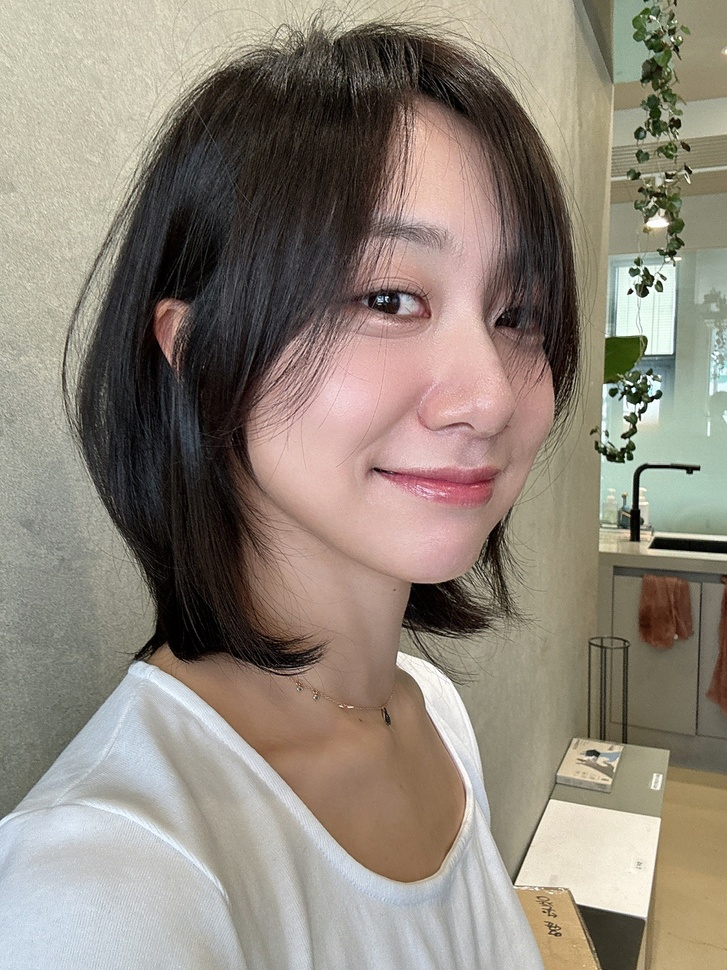
#> input picture _intray_헤어사진/00_7816.jpg, 727 x 970 px, shrunk from 1080 x 1440 before the run
$ python tone_match.py '../../_intray_헤어사진/00_7816.jpg' --out out.png
#> lines starting #> are read from the running program, lines starting #| are printed output that depends on the picture
#!/usr/bin/env python3
# -*- coding: utf-8 -*-
"""톤 정합 — 여러 소재를 한 게시물 안에서 같은 톤으로 맞춘다 (이 방 전용).

그레이딩(film_grade.py)은 '룩'을 건다. 이건 그 위에서 **장별 편차를 없앤다.**
맞추는 값 3개: 블랙포인트 · 밝기 · 따뜻함(R-B). 채도는 장면이 정하므로 건드리지 않는다.
  python3 rooms/낙타방/tone_match.py <입력들...> --out <폴더> [--black 23 --rb 7 --bright 105]
"""
import sys, pathlib, argparse
import numpy as np
from PIL import Image

def stats(a):
    r,g,b=a[...,0],a[...,1],a[...,2]
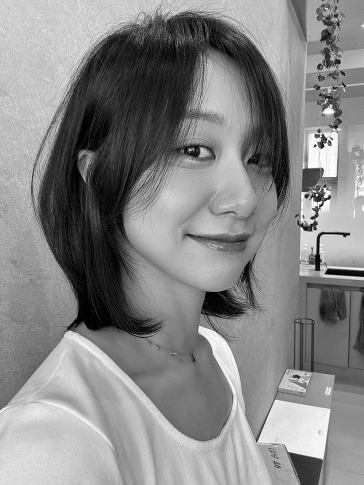
#> g: shape (970, 727) float64 (shown at 1/2 size); min 0, max 255, mean 134.1
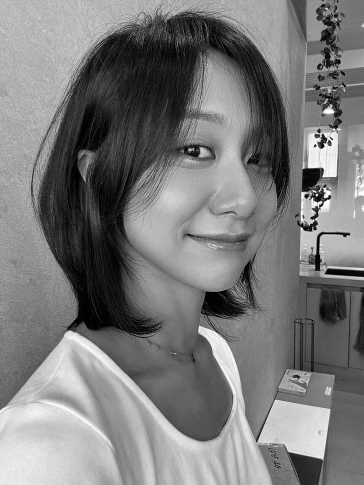
#> b: shape (970, 727) float64 (shown at 1/2 size); min 0, max 255, mean 122.2
    lum=0.299*r+0.587*g+0.114*b
    mx,mn=a.max(2),a.min(2)
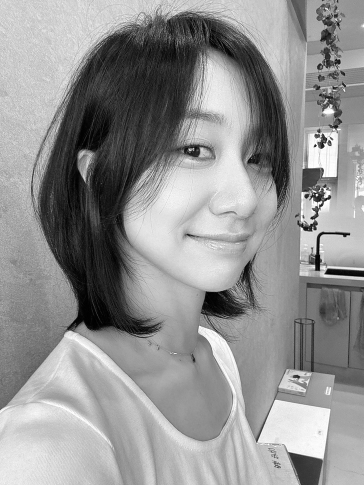
#> mx: shape (970, 727) float64 (shown at 1/2 size); min 0, max 255, mean 145.9
    sat=(np.where(mx>0,(mx-mn)/np.maximum(mx,1),0)*100).mean()
#> sat = 20.66
    return dict(black=np.percentile(lum,5), bright=lum.mean(),
                rb=(r-b).mean(), sat=sat, p95=np.percentile(lum,95))

def match(path, out, tb, trb, tbr):
    a=np.asarray(Image.open(path).convert("RGB")).astype(float)
    s=stats(a)
#> s = {'black': 21.89, 'bright': 135.5, 'rb': 21.35, 'sat': 20.66, 'p95': 215.8}
    # 1) 블랙포인트/밝기 — 선형 (lift, gain)
    gain=(tbr-tb)/max(s["bright"]-s["black"],1e-6)
#> gain = 0.722
    a=(a-s["black"])*gain+tb
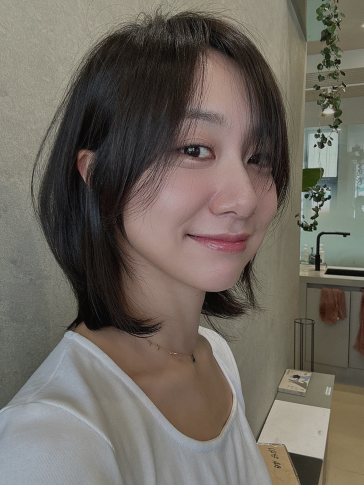
#> a: shape (970, 727, 3) float64 (shown at 1/2 size); mean R, G, B 110.7, 103.9, 95.3
    # 2) 따뜻함 — R/B 를 반대로 밀어 R-B 만 조정 (밝기 보존)
    d=(trb-stats(a)["rb"])/2.0
#> in stats (call 2), `r,g,b=a[...,0],a[...,1],a[...,2]`:
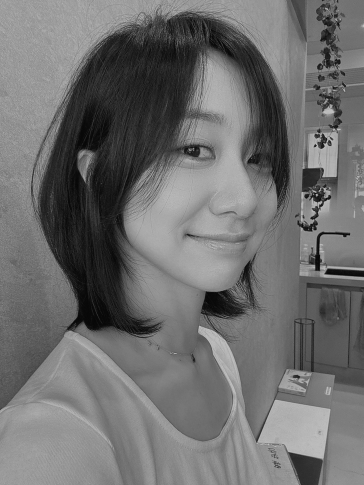
#> r: shape (970, 727) float64 (shown at 1/2 size); min 7.2, max 191.2, mean 110.7
#> in stats (call 2), `r,g,b=a[...,0],a[...,1],a[...,2]`:
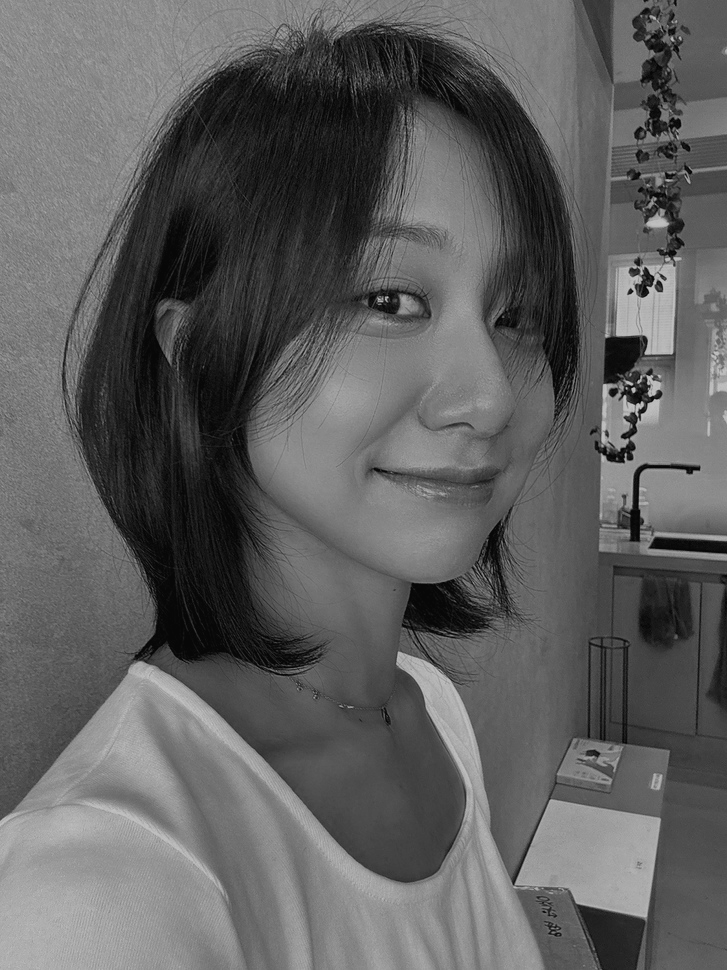
#> b: shape (970, 727) float64; min 7.2, max 191.2, mean 95.3
#> in stats (call 2), `sat=(np.where(mx>0,(mx-mn)/np.maximum(mx,1),0)*100).mean()`: sat = 17.83
#> d = -4.2
    a[...,0]+=d; a[...,2]-=d
    a=np.clip(a,0,255).astype(np.uint8)
    Image.fromarray(a).save(out, quality=95)
    return s, stats(a.astype(float))

if __name__=="__main__":
    ap=argparse.ArgumentParser(); ap.add_argument("src",nargs="+"); ap.add_argument("--out",required=True)
    ap.add_argument("--black",type=float,default=23.0); ap.add_argument("--rb",type=float,default=7.0)
    ap.add_argument("--bright",type=float,default=105.0)
    x=ap.parse_args(); od=pathlib.Path(x.out); od.mkdir(parents=True,exist_ok=True)
    for p in x.src:
        p=pathlib.Path(p); o=od/p.name
        b,a=match(p,o,x.black,x.rb,x.bright)
#> b has the same summary as s in match; a = {'black': 21.71, 'bright': 103.7, 'rb': 7.01, 'sat': 14.79, 'p95': 161.5}
        print(f"{p.name:34s} 블랙 {b['black']:5.1f}->{a['black']:5.1f} · 밝기 {b['bright']:5.1f}->{a['bright']:5.1f} · RB {b['rb']:+5.1f}->{a['rb']:+5.1f} · 채도 {b['sat']:.1f}->{a['sat']:.1f}")
#| 00_7816.jpg                        블랙  21.9-> 21.7 · 밝기 135.5->103.7 · RB +21.3-> +7.0 · 채도 20.7->14.8

$ run again, on _intray_헤어사진/02_숏_거울.jpg
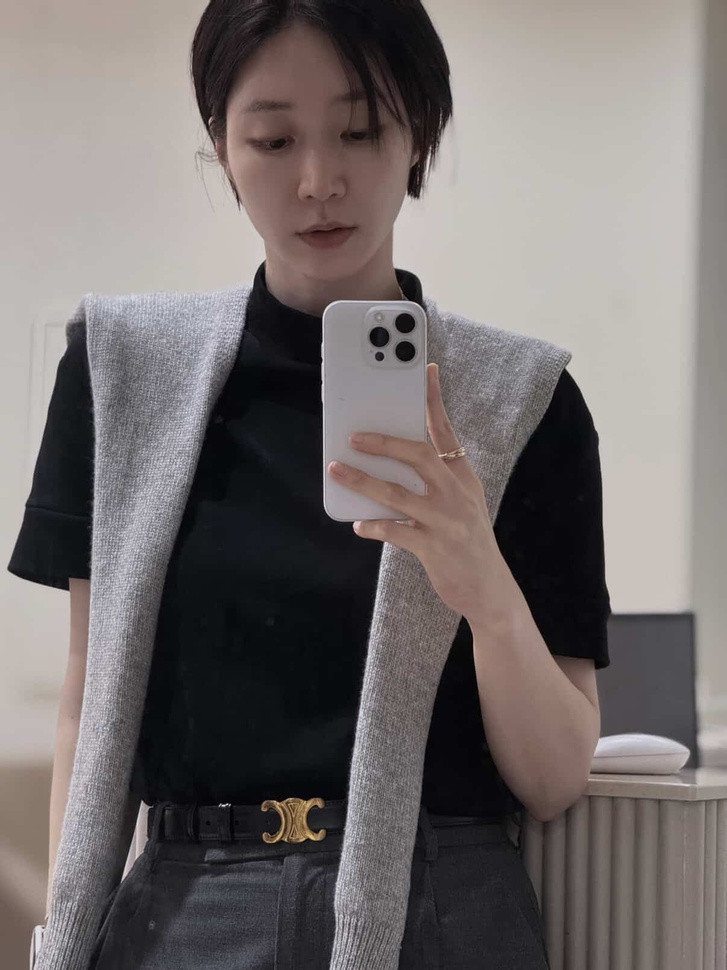
#> input picture _intray_헤어사진/02_숏_거울.jpg, 727 x 970 px, shrunk from 1206 x 1608 before the run
#> in stats, `r,g,b=a[...,0],a[...,1],a[...,2]`:
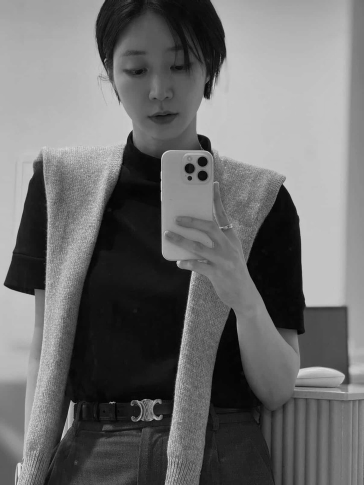
#> g: shape (970, 727) float64 (shown at 1/2 size); min 0, max 231, mean 109.6
#> sat = 14.84
#> s = {'black': 10.15, 'bright': 111.3, 'rb': 7.26, 'sat': 14.84, 'p95': 196.3}
#> gain = 0.81
#> in stats (call 2), `r,g,b=a[...,0],a[...,1],a[...,2]`:
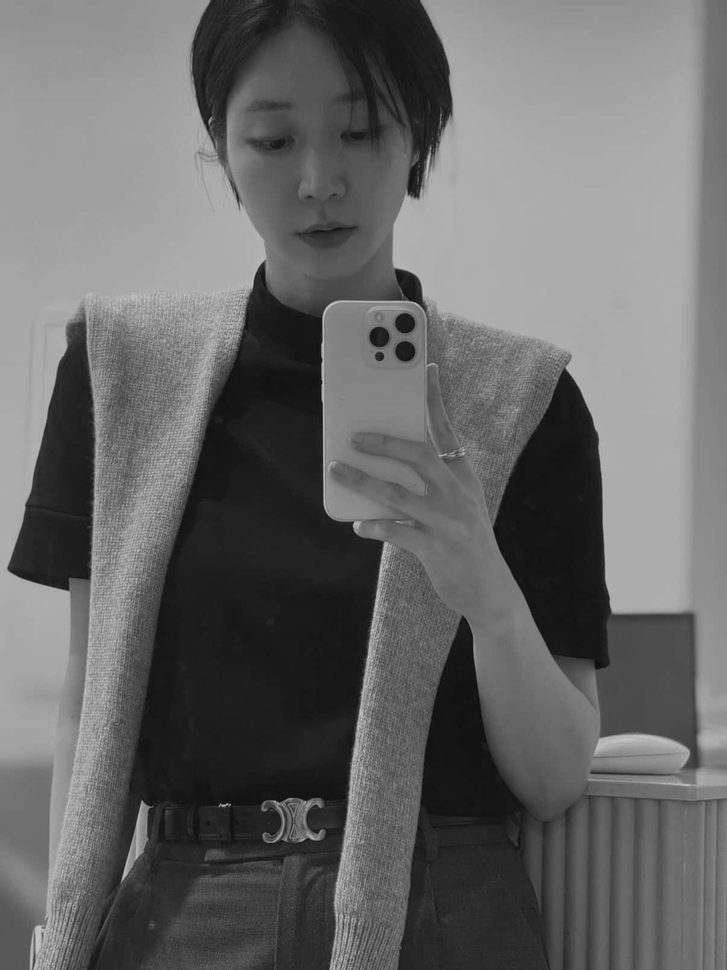
#> g: shape (970, 727) float64; min 14.78, max 202, mean 103.6
#> sat = 10.27
#> d = 0.556
#> `b,a=match(p,o,x.black,x.rb,x.bright)`: b has the same summary as s in match; a = {'black': 22.64, 'bright': 104.6, 'rb': 6.99, 'sat': 10.23, 'p95': 173.5}
#| 02_숏_거울.jpg                        블랙  10.1-> 22.6 · 밝기 111.3->104.6 · RB  +7.3-> +7.0 · 채도 14.8->10.2

$ run again, on _intray_헤어사진/03_컬_샤기.jpg
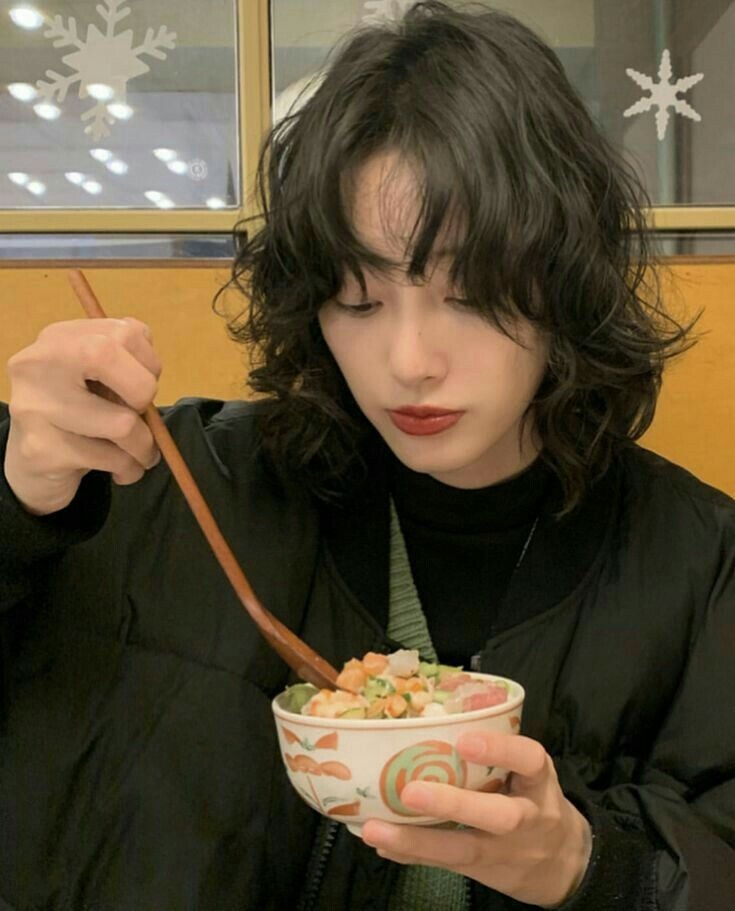
#> input picture _intray_헤어사진/03_컬_샤기.jpg, 735 x 911 px
#> in stats, `r,g,b=a[...,0],a[...,1],a[...,2]`:
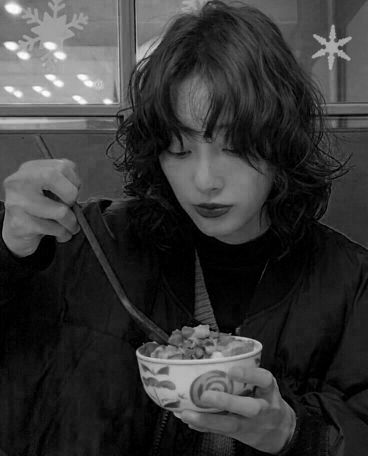
#> b: shape (911, 735) float64 (shown at 1/2 size); min 0, max 255, mean 55.2
#> sat = 45.94
#> s = {'black': 6.3, 'bright': 78.82, 'rb': 34.94, 'sat': 45.94, 'p95': 179.2}
#> gain = 1.13
#> d = -16.26
#> in stats (call 3), `mx,mn=a.max(2),a.min(2)`:
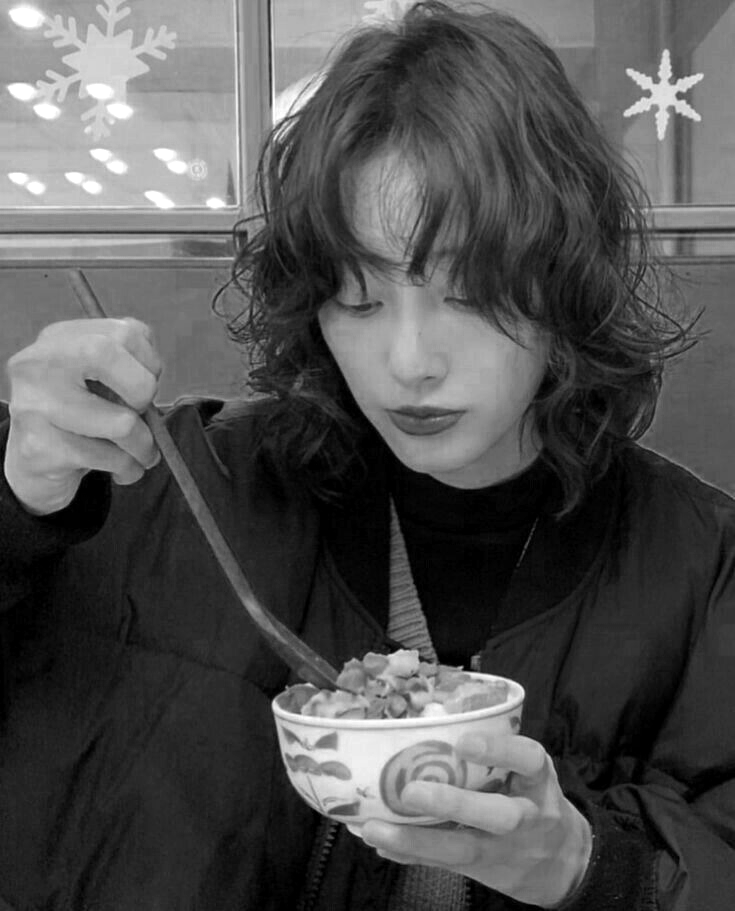
#> mn: shape (911, 735) float64; min 0, max 255, mean 81.6
#> sat = 35.13
#> `b,a=match(p,o,x.black,x.rb,x.bright)`: b has the same summary as s in match; a = {'black': 19.34, 'bright': 101.3, 'rb': 7.05, 'sat': 35.13, 'p95': 215.1}
#| 03_컬_샤기.jpg                        블랙   6.3-> 19.3 · 밝기  78.8->101.3 · RB +34.9-> +7.1 · 채도 45.9->35.1
